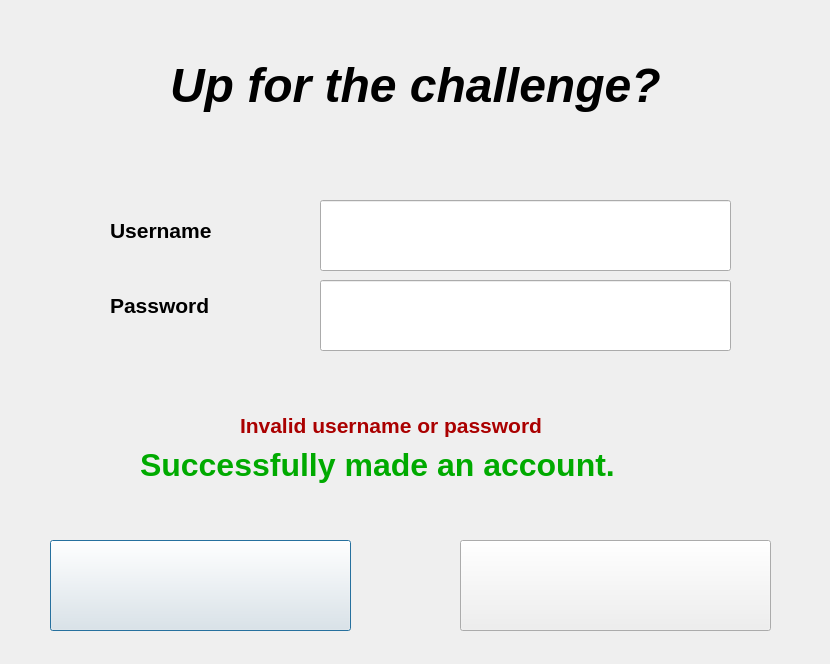
<?xml version="1.0" encoding="UTF-8"?>
<ui version="4.0">
 <class>RegisterWindow</class>
 <widget class="QDialog" name="RegisterWindow">
  <property name="geometry">
   <rect>
    <x>0</x>
    <y>0</y>
    <width>830</width>
    <height>664</height>
   </rect>
  </property>
  <property name="windowTitle">
   <string>Dialog</string>
  </property>
  <widget class="QLabel" name="errorMsg">
   <property name="geometry">
    <rect>
     <x>240</x>
     <y>400</y>
     <width>401</width>
     <height>51</height>
    </rect>
   </property>
   <property name="text">
    <string>&lt;html&gt;&lt;head/&gt;&lt;body&gt;&lt;p&gt;&lt;span style=&quot; font-size:16pt; font-weight:700; color:#aa0000;&quot;&gt;Invalid username or password&lt;/span&gt;&lt;/p&gt;&lt;/body&gt;&lt;/html&gt;</string>
   </property>
  </widget>
  <widget class="QPushButton" name="pushButton">
   <property name="geometry">
    <rect>
     <x>50</x>
     <y>540</y>
     <width>301</width>
     <height>91</height>
    </rect>
   </property>
   <property name="text">
    <string/>
   </property>
  </widget>
  <widget class="QPushButton" name="pushButton_2">
   <property name="geometry">
    <rect>
     <x>460</x>
     <y>540</y>
     <width>311</width>
     <height>91</height>
    </rect>
   </property>
   <property name="text">
    <string/>
   </property>
  </widget>
  <widget class="QLabel" name="label_2">
   <property name="geometry">
    <rect>
     <x>110</x>
     <y>280</y>
     <width>131</width>
     <height>51</height>
    </rect>
   </property>
   <property name="text">
    <string>&lt;html&gt;&lt;head/&gt;&lt;body&gt;&lt;p&gt;&lt;span style=&quot; font-size:16pt; font-weight:700;&quot;&gt;Password&lt;/span&gt;&lt;/p&gt;&lt;/body&gt;&lt;/html&gt;</string>
   </property>
  </widget>
  <widget class="QLineEdit" name="passwordLE">
   <property name="geometry">
    <rect>
     <x>320</x>
     <y>280</y>
     <width>411</width>
     <height>71</height>
    </rect>
   </property>
  </widget>
  <widget class="QLineEdit" name="usernameLE">
   <property name="geometry">
    <rect>
     <x>320</x>
     <y>200</y>
     <width>411</width>
     <height>71</height>
    </rect>
   </property>
  </widget>
  <widget class="QLabel" name="label">
   <property name="geometry">
    <rect>
     <x>110</x>
     <y>200</y>
     <width>131</width>
     <height>61</height>
    </rect>
   </property>
   <property name="text">
    <string>&lt;html&gt;&lt;head/&gt;&lt;body&gt;&lt;p&gt;&lt;span style=&quot; font-size:16pt; font-weight:700;&quot;&gt;Username&lt;/span&gt;&lt;/p&gt;&lt;/body&gt;&lt;/html&gt;</string>
   </property>
  </widget>
  <widget class="QLabel" name="labelMadeAcc">
   <property name="geometry">
    <rect>
     <x>140</x>
     <y>420</y>
     <width>581</width>
     <height>91</height>
    </rect>
   </property>
   <property name="text">
    <string>&lt;html&gt;&lt;head/&gt;&lt;body&gt;&lt;p&gt;&lt;span style=&quot; font-size:24pt; font-weight:700; color:#00aa00;&quot;&gt;Successfully made an account.&lt;/span&gt;&lt;/p&gt;&lt;/body&gt;&lt;/html&gt;</string>
   </property>
  </widget>
  <widget class="QLabel" name="labelpix">
   <property name="geometry">
    <rect>
     <x>-10</x>
     <y>-10</y>
     <width>841</width>
     <height>681</height>
    </rect>
   </property>
   <property name="text">
    <string/>
   </property>
  </widget>
  <widget class="QLabel" name="label_3">
   <property name="geometry">
    <rect>
     <x>170</x>
     <y>0</y>
     <width>611</width>
     <height>171</height>
    </rect>
   </property>
   <property name="text">
    <string>&lt;html&gt;&lt;head/&gt;&lt;body&gt;&lt;p&gt;&lt;span style=&quot; font-size:36pt; font-weight:700; font-style:italic;&quot;&gt;Up for the challenge?&lt;/span&gt;&lt;/p&gt;&lt;/body&gt;&lt;/html&gt;</string>
   </property>
  </widget>
  <zorder>labelpix</zorder>
  <zorder>errorMsg</zorder>
  <zorder>pushButton</zorder>
  <zorder>pushButton_2</zorder>
  <zorder>label_2</zorder>
  <zorder>passwordLE</zorder>
  <zorder>usernameLE</zorder>
  <zorder>label</zorder>
  <zorder>labelMadeAcc</zorder>
  <zorder>label_3</zorder>
 </widget>
 <resources/>
 <connections/>
</ui>
